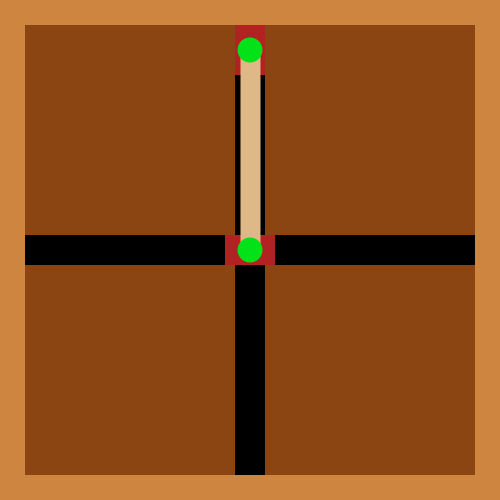
Frame 1 (no input)
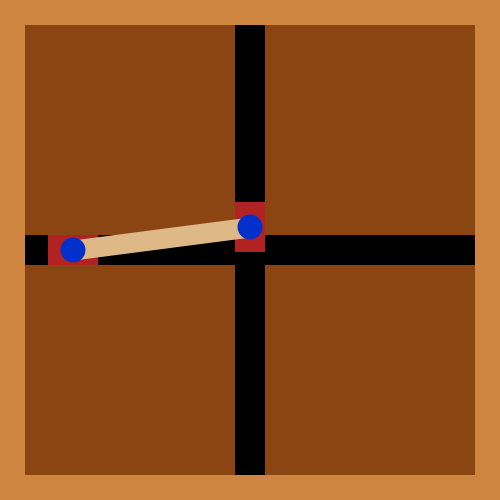
Frame 60 (the mouse pressed at the canvas centre just before this capture)
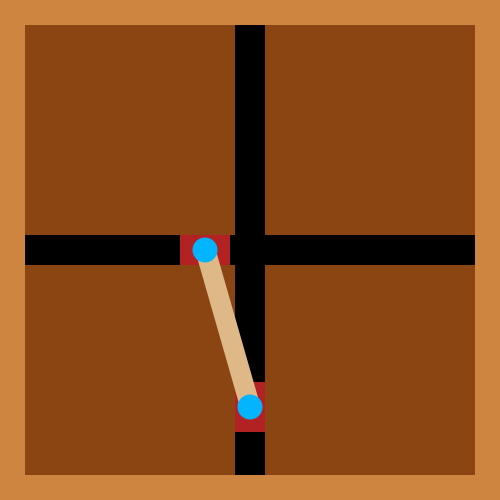
Frame 120 (the mouse held since frame 60 and released just before this capture)

The Processing sketch that drew these frames (run headless with seeded random() and noise(); from frame 60 on, the mouse is pressed at the canvas centre):

// Processing sketch: processing_4343
// ── processing_4343.pde

int spd = 3;
int verti=25;
int horiz=225;
boolean goingdown = true;
boolean goingleft = true;
void setup()
{
  verti = 25;
  horiz = 225;
  size(500,500);
  background(205,133,63);
  noStroke();
  fill(139,69,19);
  rect(25,25,450,450);
  fill(0);
  rect(235,25,30,450);
  rect(25,235,450,30);
  fill(178,34,34);
  rect(235,verti,30,50);
  rect(horiz,235,50,30);
  stroke(222,184,135);
  strokeWeight(20);
  line(horiz+25,250,250,verti+25);
  noStroke();
  fill(spd,horiz,verti);
  ellipse(250,verti+25,25,25);
  ellipse(horiz+25,250,25,25); 
  goingdown = true;
  goingleft = true;
}
void draw()
{
  noStroke();
  fill(139,69,19);
  rect(25,25,450,450);
  fill(0);
  rect(235,25,30,450);
  rect(25,235,450,30);
  fill(178,34,34);
  rect(235,verti,30,50);
  rect(horiz,235,50,30);
  fill(205,133,63);
  rect(0,0,500,25);
  rect(0,0,25,500);
  rect(475,0,25,500);
  rect(0,475,500,25);
  stroke(222,184,135);
  strokeWeight(20);
  line(horiz+25,250,250,verti+25);
  noStroke();
  fill(spd,horiz,verti);
  ellipse(250,verti+25,25,25);
  ellipse(horiz+25,250,25,25);
  if (verti<=25)
  {
    goingdown = true;  
  }
  else if (verti>=425)
  {
    goingdown = false;  
  }
  if (horiz<=25)
  {
    goingleft = false;  
  }
  else if (horiz>=425)
  {
    goingleft = true;  
  }
  if (goingdown)
  {
    verti+=spd; 
  } 
  else
  {
    verti+=(spd * -1);  
  }
  if (goingleft)
  {
    horiz-=spd;  
  }
  else
  {
    horiz-=(spd * -1);  
  }
}
void keyPressed()
{
  if (key >= '0' && key <= '9')
  {
    if (key != '0')
      spd = key - '0';
    else if (key == '0')
      spd = 0;
  } 
}
